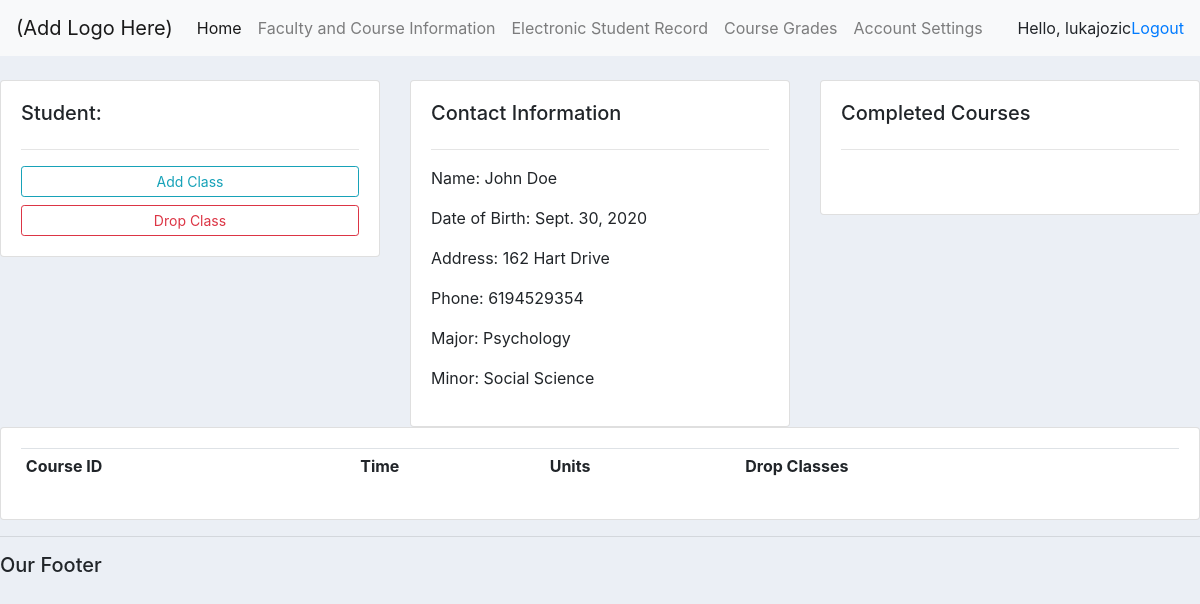
Page /student/1 (signed in) on the committed database.
### school/models.py (models this page shows, shortened)
class Student(models.Model):
    user = models.OneToOneField(User, null=True, on_delete=models.CASCADE)
    name = models.CharField(max_length=200, null=True)
    phone = models.CharField(max_length=200, null=True)
    address = models.CharField(max_length=200, null=True)
    date_of_birth = models.DateField(null=True)
    major = models.CharField(max_length=200, null=True, blank=True)
    minor = models.CharField(max_length=200, null=True, blank=True)
    notes = models.CharField(max_length=200, null=True, blank=True)

### school/views.py (the view)
# urls.py: path('student/<str:pk>', views.student, name='student'),
@login_required(login_url='login')
def student(request, pk):
    student = Student.objects.get(id=pk)
    courses = Course.objects.filter(students=pk)
    context = {'student': student,
               'courses': courses
               }
    return render(request, 'school/student.html', context)

### school/templates/school/student.html (shortened to what this page needs)
{% extends 'school/main.html' %}
{% block content %}
	<br>
<div class="row">
	<div class="col-md">
		<div class="card card-body">
			<h5>Student:</h5>
			<hr>
			<a class="btn btn-outline-info  btn-sm btn-block" href="{% url 'course_registration' %}">Add Class</a>
			<a class="btn btn-outline-danger  btn-sm btn-block" href="">Drop Class</a>
		</div>
	</div>
	<div class="col-md">
		<div class="card card-body">
			<h5>Contact Information</h5>
			<hr>
			<p>Name: {{student.name}}</p>
			<p>Date of Birth: {{student.date_of_birth}}</p>
			<p>Address: {{student.address}}</p>
			<p>Phone: {{student.phone}}</p>
			<p>Major: {{student.major}}</p>
			<p>Minor: {{student.minor}}</p>
		</div>
	</div>
	<div class="col-md">
		<div class="card card-body">
			<h5>Completed Courses</h5>
			<hr>
			<h1 style="text-align: center;padding: 10px"></h1>
		</div>
	</div>
</div>
<div class="row">
	<div class="col-md">
		<div class="card card-body">
			<table class="table table-sm">
				<tr>
					<th>Course ID</th>
					<th>Time</th>
					<th>Units</th>
					<th>Drop Classes</th>
				</tr>
			</table>
		</div>
	</div>
</div>
{% endblock %}

### school/templates/school/navbar.html (shortened to what this page needs)
<nav class="navbar navbar-expand-lg navbar-light bg-light">
    <a class="navbar-brand" href="#">(Add Logo Here)</a>
    <div class="collapse navbar-collapse" id="navbarNav">
        <ul class="navbar-nav">
            {% ifequal user.groups.all.0.name "faculty" %}
            <li class="nav-item active">
                <a class="nav-link" href="{% url 'faculty_home' %}">Home</a>
            </li>
            <li class="nav-item">
                <a class="nav-link" href="{% url 'faculty_course_info' %}">Faculty and Course Information</a>
            </li>
            <li class="nav-item">
                <a class="nav-link" href="{% url 'electronic_student_record' %}">Electronic Student Record</a>
            </li>
            <li class="nav-item">
                <a class="nav-link" href="{% url 'course_grades' %}">Course Grades</a>
            </li>
            {% else %}
            <li class="nav-item">
                <a class="nav-link" href="{% url 'course_registration' %}">Course Registration</a>
            </li>
            {% endifequal %}
            <li class="nav-item">
                <a class="nav-link" href="{% url 'account' %}">Account Settings</a>
            </li>
        </ul>
    </div>
    <span>Hello, {{request.user}} </span>
    <span><a href="{% url 'logout' %}">Logout</a></span>
</nav>

### school/templates/school/main.html (style rules this page uses)
body { background-color: #ebeff5; }

### rows in the picture
Student: name "John Doe", date_of_birth "Sept. 30, 2020", address "162 Hart Drive", phone "6194529354", major "Psychology", minor "Social Science"

### other values in the picture
{{ request.user }} "lukajozic"
